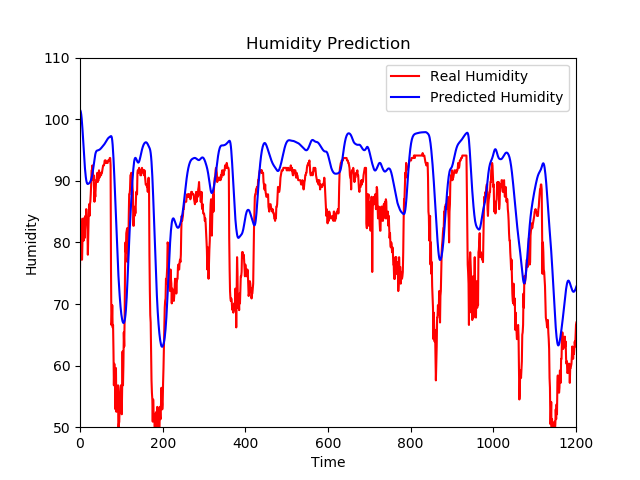

This chart was generated by the following Python code:
#!/usr/bin/python3

import numpy as np
import matplotlib.pyplot as plt
import pandas as pd

humidity_training_complete = pd.read_csv('data/humidity-2018.csv')
humidity_training_processed = humidity_training_complete.iloc[:, 4:5].values

from sklearn.preprocessing import MinMaxScaler

scaler = MinMaxScaler(feature_range = (0, 1))

humidity_training_scaled = scaler.fit_transform(humidity_training_processed)

X_train = []
y_train = []
for i in range(60, 1258):
    X_train.append(humidity_training_scaled[i-60:i, 0])
    y_train.append(humidity_training_scaled[i, 0])
X_train, y_train = np.array(X_train), np.array(y_train)


X_train = np.reshape(X_train, (X_train.shape[0], X_train.shape[1], 1))

from keras.models import Sequential
from keras.layers import Dense
from keras.layers import LSTM
from keras.layers import Dropout

regressor = Sequential()

regressor.add(LSTM(units = 50, return_sequences = True, input_shape = (X_train.shape[1], 1)))
regressor.add(Dropout(0.2))

regressor.add(LSTM(units = 50, return_sequences = True))
regressor.add(Dropout(0.2))

regressor.add(LSTM(units = 50, return_sequences = True))
regressor.add(Dropout(0.2))

regressor.add(LSTM(units = 50))
regressor.add(Dropout(0.2))

regressor.add(Dense(units = 1))

regressor.compile(optimizer = 'adam', loss = 'mean_squared_error')

regressor.fit(X_train, y_train, epochs = 200, batch_size = 256)

dataset_test = pd.read_csv('data/H.csv')
real_humidity = dataset_test.iloc[:, 4:5].values

dataset_total = pd.concat((humidity_training_complete['Humidity'], dataset_test['Humidity']), axis = 0)
inputs = dataset_total[len(dataset_total) - len(dataset_test) - 60:].values
inputs = inputs.reshape(-1,1)
inputs = scaler.transform(inputs)
X_test = []
for i in range(60, 3000):
    X_test.append(inputs[i-60:i, 0])
X_test = np.array(X_test)
X_test = np.reshape(X_test, (X_test.shape[0], X_test.shape[1], 1))
predicted_Humidity = regressor.predict(X_test)
predicted_Humidity = scaler.inverse_transform(predicted_Humidity)
np.savetxt('predictedHumidity.csv',predicted_Humidity,fmt='%.2f', delimiter=',')

plt.plot(real_humidity, color = 'red', label = 'Real Humidity')
plt.plot(predicted_Humidity, color = 'blue', label = 'Predicted Humidity')
plt.title('Humidity Prediction')
plt.xlabel('Time')
plt.ylabel('Humidity')
plt.legend()
plt.axis([0,1200,50,110])
plt.savefig('humidity.png')
plt.show()

